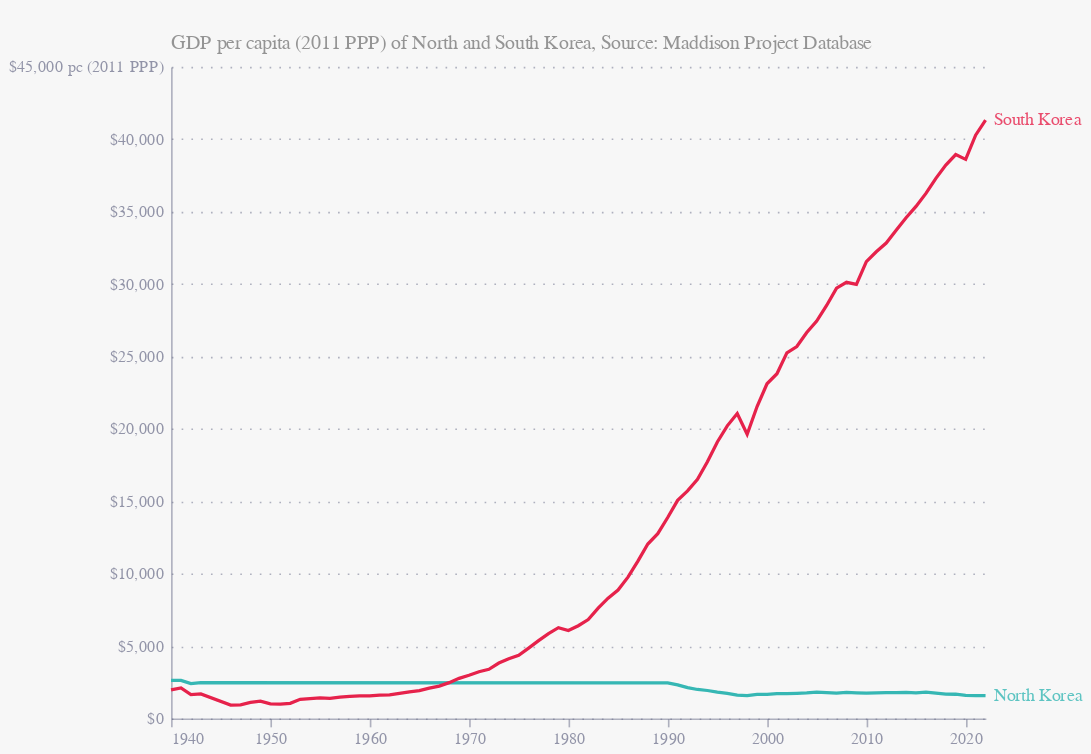

Source (notebook cell):
### Code cell
df = pd.read_csv("maddison_gdp.csv")
df = df.query("Code == 'KOR' | Code == 'PRK'")
df = df.iloc[:, :-1]
df = df.query("Year >= 1940")
df.columns = ['country', 'id', 'date', 'value']

df['label']  = np.where(df['date']==2022, df.country, '')

df['date'] = pd.to_datetime(df['date'], format='%Y')

base = alt.Chart(df).encode(
    x=alt.X('date:T', title=''),
    y=alt.Y('value:Q', title='', axis={
        "labelExpr": "'$'+ datum.label+(datum.value == 45000 ? ' pc (2011 PPP)' : '')"
    }),
    color=alt.Color('country:N', title='Country', legend=None)
)

lines = base.mark_line().encode(
    detail='id:N'
)

labels = base.mark_text(align='left', dx=5).encode(
    text='label',
    opacity=alt.OpacityValue(0.8)
)

chart = lines + labels

chart = chart.properties(
    width=500,
    height=400,
    background='rgba(247, 247, 247, 1)',
    title={
        "text": " ",
        "subtitle": "GDP per capita (2011 PPP) of North and South Korea, Source: Maddison Project Database",
        "subtitleColor": "rgb(0,0,0,0.4)",
        "align": "left",
        "anchor": "start",
        "frame": "group",
    }
)

chart.save("kor_gdp.json")
chart.save("kor_gdp.png", scale_factor=3)
chart

### Figure 1 — Vega-Lite specification as saved in the notebook (floating-point values rounded to 4 significant figures)
{"config": {"font": "Circular Std", "mark": {"line": {"interpolate": "monotone"}}, "view": {"stroke": "transparent", "width": 400, "height": 300}, "range": {"category": ["#36B7B4", "#E6224B", "#F4C245", "#0063AF", "#00A767", "#179FDB", "#EB5C2E"], "diverging": ["#E6224B", "#E54753", "#C9C9C9", "#179FDB", "#122B39"], "heatmap": ["#C9C9C9", "#179FDB", "#0063AF", "#122B39"], "ordinal": ["#00A767", "#36B7B4", "#179FDB", "#0063AF", "#243B5A"]}, "axisX": {"domainColor": "#676A86", "domainOpacity": 0.5, "grid": false, "labelAngle": 0, "labelColor": "#676A86", "labelOpacity": 0.7, "orient": "bottom", "tickColor": "#676A86", "tickCount": 10, "tickOpacity": 0.5, "title": false, "titleAlign": "center", "titleAnchor": "middle", "titleColor": "#676A86", "titleFontSize": 12, "titleOpacity": 0.8, "titleY": -15}, "axisY": {"domainColor": "#676A86", "domainOpacity": 0.5, "gridColor": "#676A86", "gridDash": [1, 5], "gridOpacity": 0.5, "labelColor": "#676A86", "labelOpacity": 0.7, "labelPadding": 5, "tickColor": "#676A86", "tickCount": 8, "tickOpacity": 0.5, "ticks": false, "titleAlign": "left", "titleAngle": 0, "titleBaseline": "bottom", "titleColor": "#676A86", "titleFontSize": 12, "titleOpacity": 0.8, "titleX": 0, "titleY": -7}}, "layer": [{"mark": {"type": "line"}, "encoding": {"color": {"field": "country", "legend": null, "title": "Country", "type": "nominal"}, "detail": {"field": "id", "type": "nominal"}, "x": {"field": "date", "title": "", "type": "temporal"}, "y": {"axis": {"labelExpr": "'$'+ datum.label+(datum.value == 45000 ? ' pc (2011 PPP)' : '')"}, "field": "value", "title": "", "type": "quantitative"}}}, {"mark": {"type": "text", "align": "left", "dx": 5}, "encoding": {"color": {"field": "country", "legend": null, "title": "Country", "type": "nominal"}, "opacity": {"value": 0.8}, "text": {"field": "label", "type": "nominal"}, "x": {"field": "date", "title": "", "type": "temporal"}, "y": {"axis": {"labelExpr": "'$'+ datum.label+(datum.value == 45000 ? ' pc (2011 PPP)' : '')"}, "field": "value", "title": "", "type": "quantitative"}}}], "background": "rgba(247, 247, 247, 1)", "data": {"name": "data-a48b986948120a88dc2ef4acb1066edb"}, "height": 400, "title": {"text": " ", "subtitle": "GDP per capita (2011 PPP) of North and South Korea, Source: Maddison Project Database", "subtitleColor": "rgb(0,0,0,0.4)", "align": "left", "anchor": "start", "frame": "group"}, "width": 500, "$schema": "https://vega.github.io/schema/vega-lite/v5.8.0.json", "datasets": {"data-a48b986948120a88dc2ef4acb1066edb": [{"country": "North Korea", "id": "PRK", "date": "1940-01-01T00:00:00", "value": 2624.0, "label": ""}, {"country": "North Korea", "id": "PRK", "date": "1941-01-01T00:00:00", "value": 2621.0, "label": ""}, {"country": "North Korea", "id": "PRK", "date": "1942-01-01T00:00:00", "value": 2400.0, "label": ""}, {"country": "North Korea", "id": "PRK", "date": "1943-01-01T00:00:00", "value": 2462.0, "label": ""}, {"country": "North Korea", "id": "PRK", "date": "1990-01-01T00:00:00", "value": 2456.0, "label": ""}, {"country": "North Korea", "id": "PRK", "date": "1991-01-01T00:00:00", "value": 2316.0, "label": ""}, {"country": "North Korea", "id": "PRK", "date": "1992-01-01T00:00:00", "value": 2121.0, "label": ""}, {"country": "North Korea", "id": "PRK", "date": "1993-01-01T00:00:00", "value": 1996.0, "label": ""}, {"country": "North Korea", "id": "PRK", "date": "1994-01-01T00:00:00", "value": 1926.0, "label": ""}, {"country": "North Korea", "id": "PRK", "date": "1995-01-01T00:00:00", "value": 1816.0, "label": ""}, {"country": "North Korea", "id": "PRK", "date": "1996-01-01T00:00:00", "value": 1733.0, "label": ""}, {"country": "North Korea", "id": "PRK", "date": "1997-01-01T00:00:00", "value": 1605.0, "label": ""}, {"country": "North Korea", "id": "PRK", "date": "1998-01-01T00:00:00", "value": 1580.0, "label": ""}, {"country": "North Korea", "id": "PRK", "date": "1999-01-01T00:00:00", "value": 1665.0, "label": ""}, {"country": "North Korea", "id": "PRK", "date": "2000-01-01T00:00:00", "value": 1657.0, "label": ""}, {"country": "North Korea", "id": "PRK", "date": "2001-01-01T00:00:00", "value": 1704.0, "label": ""}, {"country": "North Korea", "id": "PRK", "date": "2002-01-01T00:00:00", "value": 1711.0, "label": ""}, {"country": "North Korea", "id": "PRK", "date": "2003-01-01T00:00:00", "value": 1730.0, "label": ""}, {"country": "North Korea", "id": "PRK", "date": "2004-01-01T00:00:00", "value": 1754.0, "label": ""}, {"country": "North Korea", "id": "PRK", "date": "2005-01-01T00:00:00", "value": 1808.0, "label": ""}, {"country": "North Korea", "id": "PRK", "date": "2006-01-01T00:00:00", "value": 1778.0, "label": ""}, {"country": "North Korea", "id": "PRK", "date": "2007-01-01T00:00:00", "value": 1747.0, "label": ""}, {"country": "North Korea", "id": "PRK", "date": "2008-01-01T00:00:00", "value": 1795.0, "label": ""}, {"country": "North Korea", "id": "PRK", "date": "2009-01-01T00:00:00", "value": 1769.0, "label": ""}, {"country": "North Korea", "id": "PRK", "date": "2010-01-01T00:00:00", "value": 1751.0, "label": ""}, {"country": "North Korea", "id": "PRK", "date": "2011-01-01T00:00:00", "value": 1757.0, "label": ""}, {"country": "North Korea", "id": "PRK", "date": "2012-01-01T00:00:00", "value": 1771.0, "label": ""}, {"country": "North Korea", "id": "PRK", "date": "2013-01-01T00:00:00", "value": 1781.0, "label": ""}, {"country": "North Korea", "id": "PRK", "date": "2014-01-01T00:00:00", "value": 1791.0, "label": ""}, {"country": "North Korea", "id": "PRK", "date": "2015-01-01T00:00:00", "value": 1763.0, "label": ""}, {"country": "North Korea", "id": "PRK", "date": "2016-01-01T00:00:00", "value": 1821.0, "label": ""}, {"country": "North Korea", "id": "PRK", "date": "2017-01-01T00:00:00", "value": 1749.0, "label": ""}, {"country": "North Korea", "id": "PRK", "date": "2018-01-01T00:00:00", "value": 1669.0, "label": ""}, {"country": "North Korea", "id": "PRK", "date": "2019-01-01T00:00:00", "value": 1667.0, "label": ""}, {"country": "North Korea", "id": "PRK", "date": "2020-01-01T00:00:00", "value": 1584.0, "label": ""}, {"country": "North Korea", "id": "PRK", "date": "2021-01-01T00:00:00", "value": 1577.0, "label": ""}, {"country": "North Korea", "id": "PRK", "date": "2022-01-01T00:00:00", "value": 1569.0, "label": "North Korea"}, {"country": "South Korea", "id": "KOR", "date": "1940-01-01T00:00:00", "value": 1975.0, "label": ""}, {"country": "South Korea", "id": "KOR", "date": "1941-01-01T00:00:00", "value": 2107.0, "label": ""}, {"country": "South Korea", "id": "KOR", "date": "1942-01-01T00:00:00", "value": 1646.0, "label": ""}, {"country": "South Korea", "id": "KOR", "date": "1943-01-01T00:00:00", "value": 1686.0, "label": ""}, {"country": "South Korea", "id": "KOR", "date": "1946-01-01T00:00:00", "value": 915.8, "label": ""}, {"country": "South Korea", "id": "KOR", "date": "1947-01-01T00:00:00", "value": 937.3, "label": ""}, {"country": "South Korea", "id": "KOR", "date": "1948-01-01T00:00:00", "value": 1099.0, "label": ""}, {"country": "South Korea", "id": "KOR", "date": "1949-01-01T00:00:00", "value": 1189.0, "label": ""}, {"country": "South Korea", "id": "KOR", "date": "1950-01-01T00:00:00", "value": 998.1, "label": ""}, {"country": "South Korea", "id": "KOR", "date": "1951-01-01T00:00:00", "value": 990.8, "label": ""}, {"country": "South Korea", "id": "KOR", "date": "1952-01-01T00:00:00", "value": 1038.0, "label": ""}, {"country": "South Korea", "id": "KOR", "date": "1953-01-01T00:00:00", "value": 1317.0, "label": ""}, {"country": "South Korea", "id": "KOR", "date": "1954-01-01T00:00:00", "value": 1373.0, "label": ""}, {"country": "South Korea", "id": "KOR", "date": "1955-01-01T00:00:00", "value": 1411.0, "label": ""}, {"country": "South Korea", "id": "KOR", "date": "1956-01-01T00:00:00", "value": 1382.0, "label": ""}, {"country": "South Korea", "id": "KOR", "date": "1957-01-01T00:00:00", "value": 1467.0, "label": ""}, {"country": "South Korea", "id": "KOR", "date": "1958-01-01T00:00:00", "value": 1518.0, "label": ""}, {"country": "South Korea", "id": "KOR", "date": "1959-01-01T00:00:00", "value": 1556.0, "label": ""}, {"country": "South Korea", "id": "KOR", "date": "1960-01-01T00:00:00", "value": 1548.0, "label": ""}, {"country": "South Korea", "id": "KOR", "date": "1961-01-01T00:00:00", "value": 1606.0, "label": ""}, {"country": "South Korea", "id": "KOR", "date": "1962-01-01T00:00:00", "value": 1620.0, "label": ""}, {"country": "South Korea", "id": "KOR", "date": "1963-01-01T00:00:00", "value": 1721.0, "label": ""}, {"country": "South Korea", "id": "KOR", "date": "1964-01-01T00:00:00", "value": 1835.0, "label": ""}, {"country": "South Korea", "id": "KOR", "date": "1965-01-01T00:00:00", "value": 1917.0, "label": ""}, {"country": "South Korea", "id": "KOR", "date": "1966-01-01T00:00:00", "value": 2094.0, "label": ""}, {"country": "South Korea", "id": "KOR", "date": "1967-01-01T00:00:00", "value": 2232.0, "label": ""}, {"country": "South Korea", "id": "KOR", "date": "1968-01-01T00:00:00", "value": 2468.0, "label": ""}, {"country": "South Korea", "id": "KOR", "date": "1969-01-01T00:00:00", "value": 2764.0, "label": ""}, {"country": "South Korea", "id": "KOR", "date": "1970-01-01T00:00:00", "value": 2975.0, "label": ""}, {"country": "South Korea", "id": "KOR", "date": "1971-01-01T00:00:00", "value": 3222.0, "label": ""}, {"country": "South Korea", "id": "KOR", "date": "1972-01-01T00:00:00", "value": 3388.0, "label": ""}, {"country": "South Korea", "id": "KOR", "date": "1973-01-01T00:00:00", "value": 3822.0, "label": ""}, {"country": "South Korea", "id": "KOR", "date": "1974-01-01T00:00:00", "value": 4113.0, "label": ""}, {"country": "South Korea", "id": "KOR", "date": "1975-01-01T00:00:00", "value": 4362.0, "label": ""}, {"country": "South Korea", "id": "KOR", "date": "1976-01-01T00:00:00", "value": 4856.0, "label": ""}, {"country": "South Korea", "id": "KOR", "date": "1977-01-01T00:00:00", "value": 5368.0, "label": ""}, {"country": "South Korea", "id": "KOR", "date": "1978-01-01T00:00:00", "value": 5856.0, "label": ""}, {"country": "South Korea", "id": "KOR", "date": "1979-01-01T00:00:00", "value": 6266.0, "label": ""}, {"country": "South Korea", "id": "KOR", "date": "1980-01-01T00:00:00", "value": 6064.0, "label": ""}, {"country": "South Korea", "id": "KOR", "date": "1981-01-01T00:00:00", "value": 6399.0, "label": ""}, {"country": "South Korea", "id": "KOR", "date": "1982-01-01T00:00:00", "value": 6821.0, "label": ""}, {"country": "South Korea", "id": "KOR", "date": "1983-01-01T00:00:00", "value": 7612.0, "label": ""}, {"country": "South Korea", "id": "KOR", "date": "1984-01-01T00:00:00", "value": 8304.0, "label": ""}, {"country": "South Korea", "id": "KOR", "date": "1985-01-01T00:00:00", "value": 8859.0, "label": ""}, {"country": "South Korea", "id": "KOR", "date": "1986-01-01T00:00:00", "value": 9756.0, "label": ""}, {"country": "South Korea", "id": "KOR", "date": "1987-01-01T00:00:00", "value": 10860.0, "label": ""}, {"country": "South Korea", "id": "KOR", "date": "1988-01-01T00:00:00", "value": 12040.0, "label": ""}, {"country": "South Korea", "id": "KOR", "date": "1989-01-01T00:00:00", "value": 12760.0, "label": ""}, {"country": "South Korea", "id": "KOR", "date": "1990-01-01T00:00:00", "value": 13870.0, "label": ""}, {"country": "South Korea", "id": "KOR", "date": "1991-01-01T00:00:00", "value": 15060.0, "label": ""}, {"country": "South Korea", "id": "KOR", "date": "1992-01-01T00:00:00", "value": 15710.0, "label": ""}, {"country": "South Korea", "id": "KOR", "date": "1993-01-01T00:00:00", "value": 16500.0, "label": ""}, {"country": "South Korea", "id": "KOR", "date": "1994-01-01T00:00:00", "value": 17720.0, "label": ""}, {"country": "South Korea", "id": "KOR", "date": "1995-01-01T00:00:00", "value": 19090.0, "label": ""}, {"country": "South Korea", "id": "KOR", "date": "1996-01-01T00:00:00", "value": 20200.0, "label": ""}, {"country": "South Korea", "id": "KOR", "date": "1997-01-01T00:00:00", "value": 21060.0, "label": ""}, {"country": "South Korea", "id": "KOR", "date": "1998-01-01T00:00:00", "value": 19620.0, "label": ""}, {"country": "South Korea", "id": "KOR", "date": "1999-01-01T00:00:00", "value": 21540.0, "label": ""}, {"country": "South Korea", "id": "KOR", "date": "2000-01-01T00:00:00", "value": 23110.0, "label": ""}, {"country": "South Korea", "id": "KOR", "date": "2001-01-01T00:00:00", "value": 23800.0, "label": ""}, {"country": "South Korea", "id": "KOR", "date": "2002-01-01T00:00:00", "value": 25250.0, "label": ""}, {"country": "South Korea", "id": "KOR", "date": "2003-01-01T00:00:00", "value": 25680.0, "label": ""}, {"country": "South Korea", "id": "KOR", "date": "2004-01-01T00:00:00", "value": 26650.0, "label": ""}, {"country": "South Korea", "id": "KOR", "date": "2005-01-01T00:00:00", "value": 27440.0, "label": ""}, {"country": "South Korea", "id": "KOR", "date": "2006-01-01T00:00:00", "value": 28520.0, "label": ""}, {"country": "South Korea", "id": "KOR", "date": "2007-01-01T00:00:00", "value": 29720.0, "label": ""}, {"country": "South Korea", "id": "KOR", "date": "2008-01-01T00:00:00", "value": 30120.0, "label": ""}, {"country": "South Korea", "id": "KOR", "date": "2009-01-01T00:00:00", "value": 29970.0, "label": ""}, {"country": "South Korea", "id": "KOR", "date": "2010-01-01T00:00:00", "value": 31540.0, "label": ""}, {"country": "South Korea", "id": "KOR", "date": "2011-01-01T00:00:00", "value": 32220.0, "label": ""}, {"country": "South Korea", "id": "KOR", "date": "2012-01-01T00:00:00", "value": 32830.0, "label": ""}, {"country": "South Korea", "id": "KOR", "date": "2013-01-01T00:00:00", "value": 33710.0, "label": ""}, {"country": "South Korea", "id": "KOR", "date": "2014-01-01T00:00:00", "value": 34570.0, "label": ""}, {"country": "South Korea", "id": "KOR", "date": "2015-01-01T00:00:00", "value": 35360.0, "label": ""}, {"country": "South Korea", "id": "KOR", "date": "2016-01-01T00:00:00", "value": 36260.0, "label": ""}, {"country": "South Korea", "id": "KOR", "date": "2017-01-01T00:00:00", "value": 37300.0, "label": ""}, {"country": "South Korea", "id": "KOR", "date": "2018-01-01T00:00:00", "value": 38210.0, "label": ""}, {"country": "South Korea", "id": "KOR", "date": "2019-01-01T00:00:00", "value": 38940.0, "label": ""}, {"country": "South Korea", "id": "KOR", "date": "2020-01-01T00:00:00", "value": 38610.0, "label": ""}, {"country": "South Korea", "id": "KOR", "date": "2021-01-01T00:00:00", "value": 40280.0, "label": ""}, {"country": "South Korea", "id": "KOR", "date": "2022-01-01T00:00:00", "value": 41320.0, "label": "South Korea"}]}}
